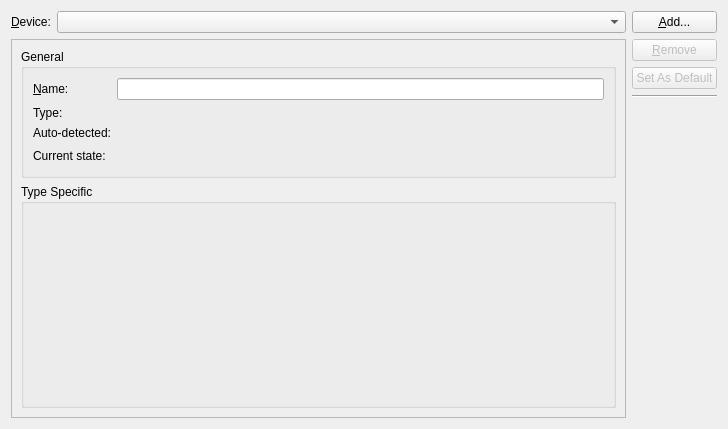
<?xml version="1.0" encoding="UTF-8"?>
<ui version="4.0">
 <class>ProjectExplorer::Internal::DeviceSettingsWidget</class>
 <widget class="QWidget" name="ProjectExplorer::Internal::DeviceSettingsWidget">
  <property name="geometry">
   <rect>
    <x>0</x>
    <y>0</y>
    <width>728</width>
    <height>429</height>
   </rect>
  </property>
  <property name="windowTitle">
   <string>Linux Device Configurations</string>
  </property>
  <layout class="QHBoxLayout" name="horizontalLayout">
   <item>
    <layout class="QVBoxLayout" name="verticalLayout_3">
     <item>
      <layout class="QFormLayout" name="formLayout">
       <property name="fieldGrowthPolicy">
        <enum>QFormLayout::AllNonFixedFieldsGrow</enum>
       </property>
       <item row="0" column="0">
        <widget class="QLabel" name="configurationLabel">
         <property name="text">
          <string>&amp;Device:</string>
         </property>
         <property name="buddy">
          <cstring>configurationComboBox</cstring>
         </property>
        </widget>
       </item>
       <item row="0" column="1">
        <widget class="QComboBox" name="configurationComboBox">
         <property name="sizePolicy">
          <sizepolicy hsizetype="MinimumExpanding" vsizetype="Fixed">
           <horstretch>0</horstretch>
           <verstretch>0</verstretch>
          </sizepolicy>
         </property>
         <property name="editable">
          <bool>false</bool>
         </property>
        </widget>
       </item>
      </layout>
     </item>
     <item>
      <widget class="QScrollArea" name="scrollArea">
       <property name="horizontalScrollBarPolicy">
        <enum>Qt::ScrollBarAlwaysOff</enum>
       </property>
       <property name="widgetResizable">
        <bool>true</bool>
       </property>
       <widget class="QWidget" name="scrollAreaWidgetContents">
        <property name="geometry">
         <rect>
          <x>0</x>
          <y>0</y>
          <width>564</width>
          <height>360</height>
         </rect>
        </property>
        <layout class="QVBoxLayout" name="verticalLayout_2">
         <item>
          <widget class="QGroupBox" name="generalGroupBox">
           <property name="title">
            <string>General</string>
           </property>
           <layout class="QHBoxLayout" name="horizontalLayout_3">
            <item>
             <layout class="QFormLayout" name="formLayout_2">
              <property name="fieldGrowthPolicy">
               <enum>QFormLayout::ExpandingFieldsGrow</enum>
              </property>
              <item row="0" column="0">
               <widget class="QLabel" name="deviceNameLabel">
                <property name="text">
                 <string>&amp;Name:</string>
                </property>
                <property name="buddy">
                 <cstring>nameLineEdit</cstring>
                </property>
               </widget>
              </item>
              <item row="0" column="1">
               <widget class="QLineEdit" name="nameLineEdit"/>
              </item>
              <item row="1" column="0">
               <widget class="QLabel" name="oSTypeLabel">
                <property name="text">
                 <string>Type:</string>
                </property>
               </widget>
              </item>
              <item row="1" column="1">
               <widget class="QLabel" name="osTypeValueLabel">
                <property name="text">
                 <string/>
                </property>
               </widget>
              </item>
              <item row="2" column="0">
               <widget class="QLabel" name="autoDetectionKeyLabel">
                <property name="text">
                 <string>Auto-detected:</string>
                </property>
               </widget>
              </item>
              <item row="2" column="1">
               <widget class="QLabel" name="autoDetectionValueLabel">
                <property name="text">
                 <string/>
                </property>
               </widget>
              </item>
              <item row="3" column="0">
               <widget class="QLabel" name="deviceStateKeyLabel">
                <property name="text">
                 <string>Current state:</string>
                </property>
               </widget>
              </item>
              <item row="3" column="1">
               <layout class="QHBoxLayout" name="horizontalLayout_2">
                <item>
                 <widget class="QLabel" name="deviceStateValueIconLabel"/>
                </item>
                <item>
                 <widget class="QLabel" name="deviceStateValueTextLabel"/>
                </item>
                <item>
                 <spacer name="horizontalSpacer_2">
                  <property name="orientation">
                   <enum>Qt::Horizontal</enum>
                  </property>
                  <property name="sizeHint" stdset="0">
                   <size>
                    <width>40</width>
                    <height>20</height>
                   </size>
                  </property>
                 </spacer>
                </item>
               </layout>
              </item>
             </layout>
            </item>
           </layout>
          </widget>
         </item>
         <item>
          <widget class="QGroupBox" name="osSpecificGroupBox">
           <property name="sizePolicy">
            <sizepolicy hsizetype="Preferred" vsizetype="Expanding">
             <horstretch>0</horstretch>
             <verstretch>0</verstretch>
            </sizepolicy>
           </property>
           <property name="title">
            <string>Type Specific</string>
           </property>
          </widget>
         </item>
        </layout>
       </widget>
      </widget>
     </item>
    </layout>
   </item>
   <item>
    <layout class="QVBoxLayout" name="buttonsLayout">
     <item>
      <widget class="QPushButton" name="addConfigButton">
       <property name="focusPolicy">
        <enum>Qt::StrongFocus</enum>
       </property>
       <property name="text">
        <string>&amp;Add...</string>
       </property>
      </widget>
     </item>
     <item>
      <widget class="QPushButton" name="removeConfigButton">
       <property name="enabled">
        <bool>false</bool>
       </property>
       <property name="focusPolicy">
        <enum>Qt::StrongFocus</enum>
       </property>
       <property name="text">
        <string>&amp;Remove</string>
       </property>
      </widget>
     </item>
     <item>
      <widget class="QPushButton" name="defaultDeviceButton">
       <property name="enabled">
        <bool>false</bool>
       </property>
       <property name="focusPolicy">
        <enum>Qt::StrongFocus</enum>
       </property>
       <property name="text">
        <string>Set As Default</string>
       </property>
      </widget>
     </item>
     <item>
      <widget class="Line" name="line">
       <property name="orientation">
        <enum>Qt::Horizontal</enum>
       </property>
      </widget>
     </item>
     <item>
      <spacer name="verticalSpacer">
       <property name="orientation">
        <enum>Qt::Vertical</enum>
       </property>
       <property name="sizeHint" stdset="0">
        <size>
         <width>20</width>
         <height>40</height>
        </size>
       </property>
      </spacer>
     </item>
    </layout>
   </item>
  </layout>
 </widget>
 <resources/>
 <connections/>
</ui>
